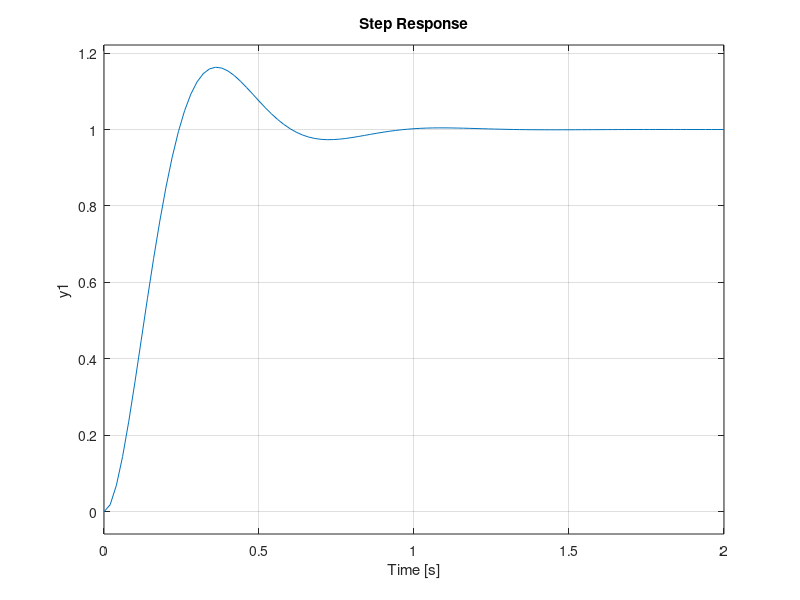

This chart was generated by the following MATLAB code:
clc, clear

% syms K_p K_i K_d T_f K T h s z

s = tf('s');

Ki = 1;
Kp = 0;
Kd = 0;
Tf = 0;
h = 0.01;

K = 10;
T = 0.1;

F = Kp + Ki/s + Kd*s/(1+Tf/s);
G = K/(1+s*T);
L = F*G;
Gry = L/(1+L);

Fd = c2d(F, h, 'tustin');
Gd = c2d(G, h, 'zoh');

Ld = Fd*Gd;
Gryd = Ld/(1+Ld);

hold on
step(Gryd, 2)
step(Gry, 2);

